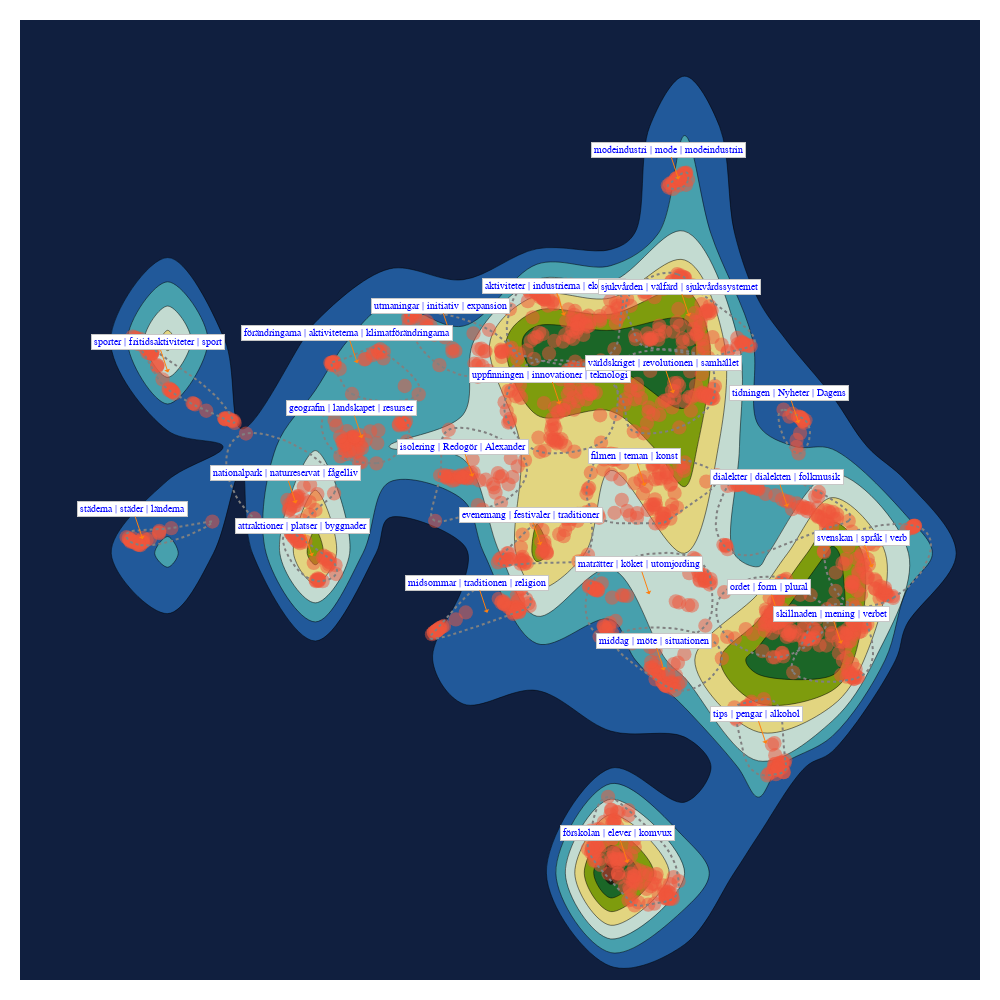

Source (notebook cell):
### Code cell
bunka.visualize_topics(width=1000, height=1000)
